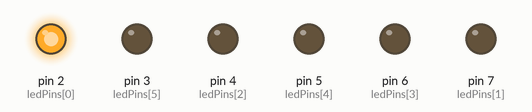
The sketch below on a simulated Arduino Uno, built with avr-gcc and run on an emulated ATmega328P. Shown: output pins drawn as LEDs (lit = HIGH).

Above: at 0.05 s.
At 0.35 s:
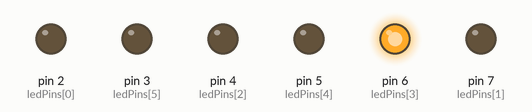
At 0.95 s:
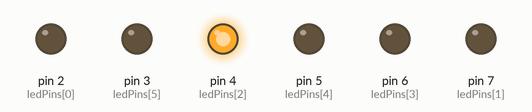
At 1.35 s:
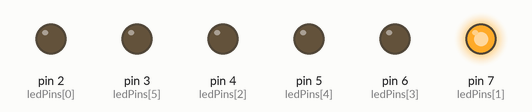
At 1.8 s:
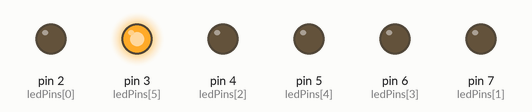
At 2.85 s:
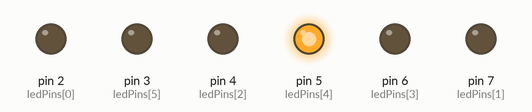
Timing chart, 0 to 3.1 s (numbered marks = the images above):
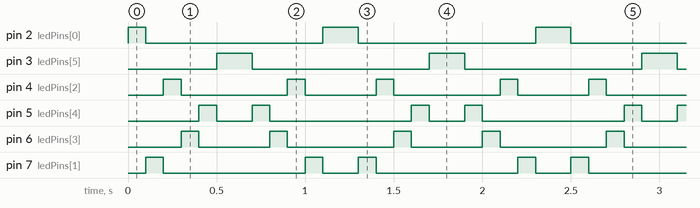

The sketch:

Arrays.ino
```cpp
/*
  Arrays (배열)

 핀 번호를 저장하고 있는 배열의 사용법을 보여주는 예제이며,
 차례로 핀들에 연결되어 있는 LED를 켜고 다시 끄는 것을 보여
 줍니다.

 Loop 예제(강좌)에서는 핀 번호들이 연속 되어 있어야 하는
 것과는 다르게, 여기에서는 핀 번호들이 섞여 있어도 됩니다.

 회로:
 * LED를 디지털 2번 핀에서 7번 핀에 연결하고 GND에 연결합니다

 2006년 David A. Mellis에 의하여 창작되었으며
 2011년 08월 30일 Tom Igoe에 의하여 수정되었습니다

이 예제 코드는 공유 저작물입니다.

 http://www.arduino.cc/en/Tutorial/Array
 */

int timer = 100;            // 값이 클수록, 시간이 느려집니다.
int ledPins[] = {
  2, 7, 4, 6, 5, 3 };       // LED가 연결된 핀들 번호를 지닌 배열
// int pinCount = 6;        // 핀들 수 (즉 배열의 크기를 의미)

// 핀들 수를 직접 숫자로 넣는 것보다 배열의 크기를 바로 얻어 이를
// 이용하는 방법이 있습니다. 바로 sizeof() 함수를 이용하는 것입니다.
// sizeof(int)로 나누어 준 것은 ledPins의 요소들이 integer 값이기
// 때문입니다.
int pinCount = sizeof(ledPins)/sizeof(int);

void setup() {
  // 배열의 요소들에 0에서 (pinCount - 1)의 번호를 부여하고,
  // for 반복문을 이용하여 각 핀들을 출력핀으로 설정합니다:
  for (int thisPin = 0; thisPin < pinCount; thisPin++)  {
    pinMode(ledPins[thisPin], OUTPUT);
  }
}

void loop() {
  // 배열의 맨 앞에 있는 핀에서 맨 끝에 있는 핀까지 반복합니다:
  for (int thisPin = 0; thisPin < pinCount; thisPin++) {
    // 핀을 HIGH로 만들어 LED를 켭니다:
    digitalWrite(ledPins[thisPin], HIGH);
    delay(timer);
    // LED를 끕니다:
    digitalWrite(ledPins[thisPin], LOW);
  }

  // 배열의 맨 끝에 있는 핀에서 맨 앞에 있는 핀까지 반복합니다:
  for (int thisPin = pinCount - 1; thisPin >= 0; thisPin--) {
    // LED를 켭니다:
    digitalWrite(ledPins[thisPin], HIGH);
    delay(timer);
    // LEd를 끕니다:
    digitalWrite(ledPins[thisPin], LOW);
  }
}
```

Measured:
- by itself, pin 2 (ledPins[0]): repeats every 1.2 s: LOW 1.0 s, HIGH 0.20 s
- by itself, pin 3 (ledPins[5]): alternates HIGH for 0.20 s and LOW for 1.0 s
- by itself, pin 4 (ledPins[2]): repeats every 1.2 s: LOW 0.60 s, HIGH 0.10 s, LOW 0.40 s, HIGH 0.10 s
- by itself, pin 5 (ledPins[4]): repeats every 1.2 s: LOW 0.20 s, HIGH 0.10 s, LOW 0.80 s, HIGH 0.10 s
- by itself, pin 6 (ledPins[3]): repeats every 1.2 s: LOW 0.40 s, HIGH 0.10 s, LOW 0.60 s, HIGH 0.10 s
- by itself, pin 7 (ledPins[1]): repeats every 1.2 s: LOW 0.80 s, HIGH 0.10 s, LOW 0.20 s, HIGH 0.10 s
